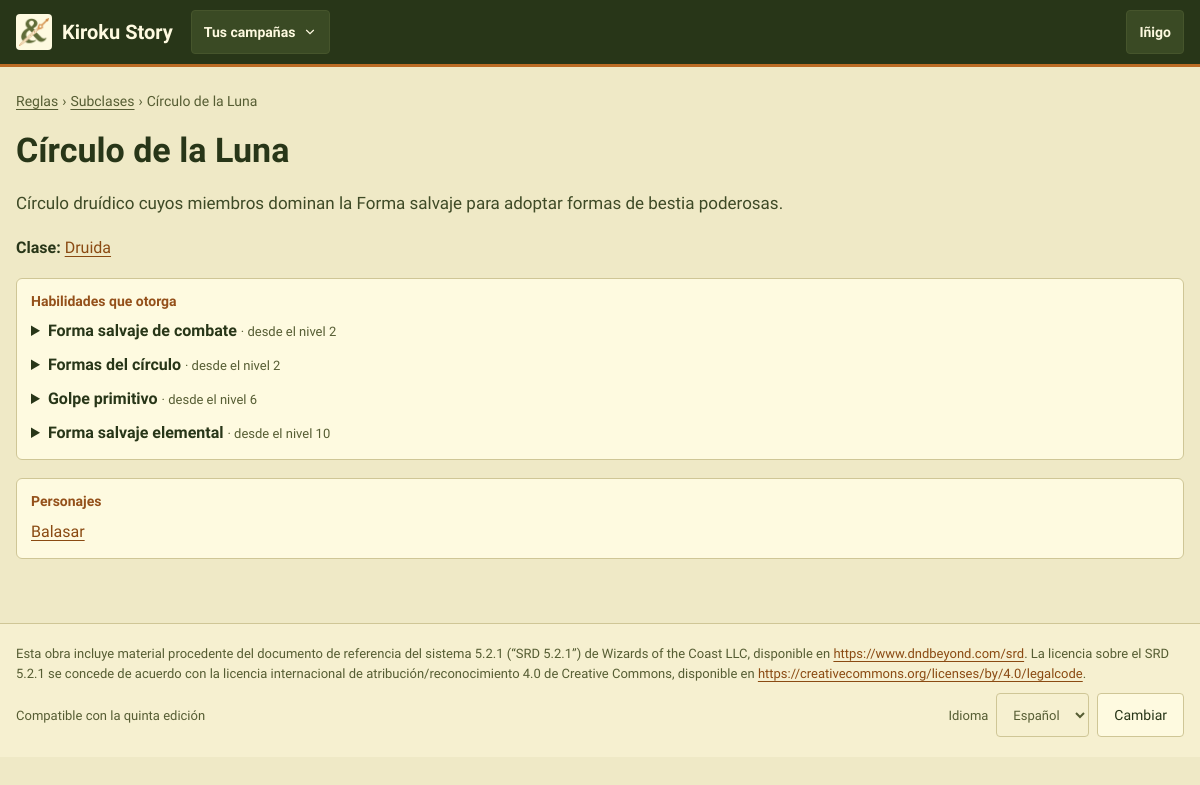
The page /reglas/subclases/14/ (signed in) on the database its author committed.
### CampaignManager/models.py (models this page shows, shortened)
class User(AbstractUser):
    class SheetView(models.TextChoices):
        WEB = "web", "Vista web"
        FICHA = "ficha", "Vista ficha"
    sheet_view = models.CharField(max_length=5, choices=SheetView.choices, default=SheetView.WEB)

class Subclass(models.Model):
    name = models.CharField(max_length=100)
    description = models.TextField(blank=True)
    char_class = models.ForeignKey("CharacterClass", on_delete=models.CASCADE, related_name="subclasses")
    abilities = models.ManyToManyField("Ability", through="SubclassAbility")
    class Meta:
        verbose_name_plural = "subclasses"

class CharacterClass(models.Model):
    class Magic(models.TextChoices):
        COMPLETA = "completa", "Lanzador completo"
        MEDIA = "media", "Medio lanzador"
        PACTO = "pacto", "Magia de pacto"
        NINGUNA = "ninguna", "Sin magia"
    name = models.CharField(max_length=100)
    primary_ability = models.CharField(max_length=50)
    description = models.TextField(blank=True)
    magic = models.CharField(max_length=10, choices=Magic.choices, default=Magic.NINGUNA,
                             help_text="Gives the character's magic points at each level")
    bespoke = models.BooleanField(default=False, help_text="Made by a master for a character: players do not see it in the catalog lists")
    abilities = models.ManyToManyField("Ability", through="ClassAbility")
    spells = models.ManyToManyField("Spell", blank=True)
    class Meta:
        verbose_name_plural = "character classes"

class SubclassAbility(models.Model):
    subclass = models.ForeignKey("Subclass", on_delete=models.CASCADE)
    ability = models.ForeignKey("Ability", on_delete=models.CASCADE)
    level_required = models.IntegerField(default=1)
    class Meta:
        verbose_name_plural = "subclass abilities"
        constraints = [
            models.UniqueConstraint(fields=["subclass", "ability"], name="unique_subclass_ability"),
        ]

class Ability(models.Model):
    name = models.CharField(max_length=100)
    unique = models.BooleanField(
        default=False,
        help_text="If true, only one character per campaign can have it",
    )
    description = models.TextField(blank=True)
    feat = models.BooleanField(default=False, help_text="A feat: chosen when levelling up at levels 4, 8, 12, 16 and 20")
    feat_min_level = models.PositiveSmallIntegerField(
        default=rules.FEAT_LEVELS[0],
        validators=[MinValueValidator(1), MaxValueValidator(rules.MAX_LEVEL)],
        help_text="Only for feats: the lowest level at which it can be chosen (e.g. 19 for epic boons, so from level 20)",
    )
    effects = models.ManyToManyField("Effect", blank=True)
    class Meta:
        verbose_name_plural = "abilities"

class Character(models.Model):
    class Status(models.TextChoices):
        PENDIENTE = "pendiente", "Pendiente"
        APROBADO = "aprobado", "Aprobado"
    name = models.CharField(max_length=100)
    xp = models.IntegerField(default=0)
    level = models.PositiveSmallIntegerField(
        default=1,
        validators=[MinValueValidator(1), MaxValueValidator(rules.MAX_LEVEL)],
        help_text="Level reached. It can be behind the XP until the player levels up",
    )
    hp = models.IntegerField(help_text="Maximum hit points")
    temp_hp = models.IntegerField(help_text="Current hit points")
    ac = models.IntegerField(help_text="Armor class")
    temp_ap = models.IntegerField(default=0, help_text="Current armor points")
    inspiration = models.IntegerField(default=0)
    strength = models.IntegerField()
    dexterity = models.IntegerField()
    constitution = models.IntegerField()
    intelligence = models.IntegerField()
    wisdom = models.IntegerField()
    charisma = models.IntegerField()
    portrait = models.ImageField(upload_to="retratos/", blank=True)
    background = models.TextField(blank=True)
    notes = models.TextField(blank=True, help_text="The player's own notes")
    status = models.CharField(max_length=10, choices=Status.choices, default=Status.APROBADO)
    dead = models.BooleanField(default=False)
    knocked_down_in = models.ForeignKey(
        "Encounter", on_delete=models.SET_NULL, null=True, blank=True, related_name="+",
        help_text="The fight in which the character was last knocked down",
    )
    magic_points = models.PositiveIntegerField(default=0)
    magic_points_bonus = models.IntegerField(
        default=0, help_text="The master's adjustment to the magic points the class gives at this level (can be negative)")
    player = models.ForeignKey(User, on_delete=models.SET_NULL, null=True, blank=True)
    char_class = models.ForeignKey("CharacterClass", on_delete=models.PROTECT)
    subclass = models.ForeignKey("Subclass", on_delete=models.PROTECT, null=True, blank=True)
    race = models.ForeignKey("Race", on_delete=models.PROTECT)
    subrace = models.ForeignKey("Subrace", on_delete=models.PROTECT, null=True, blank=True)
    campaigns = models.ManyToManyField("Campaign", blank=True, related_name="characters")
    is_npc = models.BooleanField(default=False)
    template = models.ForeignKey(
        "self",
        on_delete=models.CASCADE,
        null=True,
        blank=True,
        related_name="copies",
        limit_choices_to={"is_npc": True, "template__isnull": True},
        help_text="Only for NPC copies: the NPC template this character was made from",
    )
    abilities = models.ManyToManyField("Ability", through="CharacterAbility", blank=True)
    spells = models.ManyToManyField("Spell", blank=True)
    items = models.ManyToManyField("Item", through="Inventory")
    effects = models.ManyToManyField("Effect", through="ActiveEffect")
    class Meta:
        ordering = ["name"]
        indexes = [models.Index(fields=["is_npc", "status"])]
        constraints = [
            models.CheckConstraint(
                condition=models.Q(template__isnull=True) | models.Q(is_npc=True),
                name="template_only_for_npcs",
                violation_error_message="Only NPCs can have a template.",
            ),
            models.CheckConstraint(
                condition=models.Q(level__gte=1, level__lte=rules.MAX_LEVEL),
                name="level_from_1_to_max",
            ),
        ]

### CampaignManager/views.py (the view)
# urls.py: path("reglas/subclases/<int:pk>/", views.SubclassDetailView.as_view(), name="subclass_detail"),
class SubclassDetailView(CatalogDetailView):
    model = Subclass
    context_object_name = "subclass"
    template_name = "subclass_detail.html"
    character_filter = "subclass"

### CampaignManager/context_processors.py (called while the page is built, shortened)
def campaign_nav(request):
    user = getattr(request, "user", None)
    if user is None or not user.is_authenticated:
        return {}
    campaigns = list(user_campaigns(user).prefetch_related("masters"))
    match = getattr(request, "resolver_match", None)
    campaign_id = match.kwargs.get("campaign_id") if match else None
    current = next((c for c in campaigns if c.pk == campaign_id), None)
    context = {"nav_campaigns": [
        {"campaign": c, "is_master": user in c.masters.all(), "status": _(STATUS_TEXT[c.status])} for c in campaigns
    ]}
    if current is None:
        return context

### CampaignManager/permissions.py (called while the page is built)
def user_campaigns(user):
    if not user.is_authenticated:
        return Campaign.objects.none()
    return Campaign.objects.filter(Q(masters=user) | Q(players=user)).distinct()

def visible_characters(user):
    if not user.is_authenticated:
        return Character.objects.none()
    visible = (Q(campaigns__masters=user)
               | Q(campaigns__players=user, is_npc=False, status=Character.Status.APROBADO)
               | Q(player=user))
    if user.dm_campaigns.exists():
        visible |= Q(is_npc=True, template__isnull=True, campaigns__isnull=True)
    return Character.objects.filter(visible).distinct()

### CampaignManager/templatetags/mesa.py (called while the page is built)
@register.simple_tag
def asset(path):
    url = static(path)
    found = finders.find(path)
    return f"{url}?v={int(os.path.getmtime(found))}" if found else url

### CampaignManager/views.py (called while the page is built)
    def get_context_data(self, **kwargs):
        context = super().get_context_data(**kwargs)
        if self.character_filter:
            context["characters"] = visible_characters(self.request.user).filter(
                **{self.character_filter: self.object}).order_by("name")
        return context

### CampaignManager/templates/subclass_detail.html (shortened to what this page needs)
{% extends "base.html" %}
{% load i18n %}
{% block content %}
<section class="pila" aria-labelledby="h-reglas">
    <nav class="migas" aria-label="{% translate 'Ruta' %}"><a href="{% url 'index' %}">{% translate "Reglas" %}</a> <span aria-hidden="true">›</span> <a href="{% url 'subclass_list' %}">{% translate "Subclases" %}</a> <span aria-hidden="true">›</span> <span>{{ subclass.name }}</span></nav>
    <h1 id="h-reglas">{{ subclass.name }}</h1>
    {% if subclass.description %}<div class="lectura-p">{{ subclass.description|linebreaks }}</div>{% endif %}
    <p><b>{% translate "Clase" %}:</b> <a href="{% url 'character_class_detail' subclass.char_class_id %}">{{ subclass.char_class.name }}</a></p>
    <div class="tarjeta compacta">
        <h2 class="rotulo">{% translate "Habilidades que otorga" %}</h2>
        {% for row in subclass.subclassability_set.all %}
        <details><summary><b>{{ row.ability.name }}</b> <span class="pequeno atenuado">· {% translate "desde el nivel" %} {{ row.level_required }}</span></summary></details>
        {% empty %}<p class="atenuado">{% translate "Esta subclase no otorga habilidades." %}</p>{% endfor %}
    </div>
    <div class="tarjeta compacta">
        <h2 class="rotulo">{% translate "Personajes" %}</h2>
        <ul class="lista-limpia" style="gap:4px">
            {% for character in characters %}<li><a href="{% url 'character_detail' character.pk %}">{{ character.name }}</a>{% if character.is_npc %} <span class="pastilla">{% translate "PNJ" %}</span>{% endif %}</li>
            {% empty %}<li class="atenuado">{% translate "No hay personajes de esta subclase que puedas ver." %}</li>{% endfor %}
        </ul>
    </div>
</section>
{% endblock %}

### CampaignManager/templates/base.html (shortened to what this page needs)
{% load static i18n mesa %}<!DOCTYPE html>
{% get_current_language as LANGUAGE_CODE %}
<html lang="{{ LANGUAGE_CODE }}">
<head>
    <link rel="stylesheet" href="{% asset 'css/mesa.css' %}">
</head>
<body>
<header class="cabecera">
    <div class="cabecera-inner">
        <a class="marca" href="{% url 'start' %}">
            <img src="{% asset 'img/logo-small.png' %}" alt="" width="36" height="36">
            <span>Kiroku Story</span>
        </a>
        {% if user.is_authenticated and nav_campaigns %}
        <details class="desplegable">
            <summary aria-label="{% translate 'Cambiar de campaña' %}">{% if nav_campaign %}{{ nav_campaign.name }}{% else %}{% translate "Tus campañas" %}{% endif %}
                <svg width="14" height="14" viewBox="0 0 24 24" fill="none" stroke="currentColor" stroke-width="2" stroke-linecap="round" aria-hidden="true"><path d="M6 9l6 6 6-6"></path></svg></summary>
        </details>
        {% endif %}
        {% if user.is_authenticated %}
        <details class="desplegable">
            <summary>{{ user.get_short_name|default:user.username }}</summary>
        </details>
        {% endif %}
    </div>
</header>
<main id="principal" class="contenido">
    {% block content %}{% endblock %}
</main>
<footer class="pie">
    <div class="pie-inner">
        <p lang="es">Esta obra incluye material procedente del documento de referencia del sistema 5.2.1 (“SRD 5.2.1”) de Wizards of the Coast LLC, disponible en <a href="https://www.dndbeyond.com/srd">https://www.dndbeyond.com/srd</a>. La licencia sobre el SRD 5.2.1 se concede de acuerdo con la licencia internacional de atribución/reconocimiento 4.0 de Creative Commons, disponible en <a href="https://creativecommons.org/licenses/by/4.0/legalcode">https://creativecommons.org/licenses/by/4.0/legalcode</a>.</p>
        <div class="fila-s" style="justify-content:space-between">
            <span>{% translate "Compatible con la quinta edición" %}</span>
            <form action="{% url 'set_language' %}" method="post" class="fila-s">
                <label for="idioma">{% translate "Idioma" %}</label>
                <select id="idioma" name="language" class="entrada" style="width:auto">
                    {% get_available_languages as LANGUAGES %}
                    {% for code, name in LANGUAGES %}<option value="{{ code }}" {% if code == LANGUAGE_CODE %}selected{% endif %}>{{ name }}</option>{% endfor %}
                </select>
                <button type="submit" class="btn">{% translate "Cambiar" %}</button>
            </form>
        </div>
    </div>
</footer>
</body>
</html>

### CampaignManager/static/css/mesa.css (style rules this page uses)
:root { --bg:#EFE9C6; --surface:#FEFAE0; --surface2:#F6F0D0; --line:#CFC696; --text:#283618; --text2:#3E4A26; --muted:#565D33; --accent:#606C38; --on-accent:#FEFAE0; --link:#8A4A12; --label:#94501A; --copper:#BC6C25; --ochre:#DDA15E; --accent-soft:#E8E6C2; --accent-soft-text:#3A4520; --hp:#A3561C; --ap:#606C38; --magic:#6A4A62; --track:#E2DAB0; --ok-bg:#E2E6C0; --ok-text:#3E4A1E; --warn-bg:#F6E2BC; --warn-text:#6E4410; --danger-bg:#F2D6C0; --danger-text:#8A3A10; --neutral-bg:#ECE6C4; --neutral-text:#3E4A26; --secret-bg:#E9E0DC; --secret-text:#5C3F54; --info-bg:#DDE3CF; --info-text:#33482E; --teal-bg:#D9E3CC; --teal-text:#2F5233; --r-card:6px; --r-ctl:4px; --font:'Cardo', Georgia, serif; --tap:44px; }
*,*::before,*::after { box-sizing:border-box }
html { -webkit-text-size-adjust:100% }
body { margin:0;background:var(--bg);color:var(--text);font-family:var(--font);font-size:16px;line-height:1.5 }
img { max-width:100% }
a { color:var(--link);text-underline-offset:3px }
h1,h2,h3,h4 { font-family:var(--font);font-weight:700;line-height:1.2;margin:0 }
h1 { font-size:34px }
h2 { font-size:24px }
p { margin:0 }
ul,ol { margin:0;padding:0 }
button,input,select,textarea { font:inherit;color:inherit }
button { cursor:pointer }
::placeholder { color:var(--muted);opacity:1 }
.cabecera { background:#283618;color:#FEFAE0;border-bottom:3px solid #BC6C25 }
.cabecera a { color:#FEFAE0 }
.cabecera-inner { max-width:1240px;margin:0 auto;padding:0 16px;display:flex;flex-wrap:wrap;align-items:center;gap:6px 18px;min-height:64px }
.marca { display:flex;align-items:center;gap:10px;font-weight:700;font-size:20px;text-decoration:none;min-height:var(--tap) }
.marca img { flex:none;width:36px;height:36px;padding:3px;border-radius:var(--r-ctl);background:var(--surface);object-fit:contain }
.desplegable { position:relative }
.desplegable>summary { list-style:none;min-height:var(--tap);padding:0 12px;border-radius:var(--r-ctl);border:1px solid #46552C;background:#3A4A24;display:flex;align-items:center;gap:8px;font-size:14px;font-weight:700;cursor:pointer }
.contenido { max-width:1240px;margin:0 auto;padding:24px 16px 64px }
.pila { display:flex;flex-direction:column;gap:18px }
.fila-s { display:flex;flex-wrap:wrap;gap:8px;align-items:center }
.tarjeta { background:var(--surface);border:1px solid var(--line);border-radius:var(--r-card);padding:18px 20px;display:flex;flex-direction:column;gap:10px }
.tarjeta.compacta { padding:14px }
.rotulo { font-size:14px;font-weight:700;color:var(--label);margin:0 }
.atenuado { color:var(--muted) }
.pequeno { font-size:13px }
.lectura-p p { font-size:17px;line-height:1.7;color:var(--text2) }
.lista-limpia { list-style:none;padding:0;margin:0;display:flex;flex-direction:column;gap:10px }
.btn { min-height:var(--tap);padding:0 16px;border-radius:var(--r-ctl);border:1px solid var(--line);background:var(--surface);color:var(--text);font-size:14px;display:inline-flex;align-items:center;justify-content:center;gap:8px;text-decoration:none;line-height:1.2 }
.entrada,.campo input:not([type=checkbox]):not([type=radio]):not([type=file]),.campo select,.campo textarea { min-height:var(--tap);padding:0 12px;border-radius:var(--r-ctl);border:1px solid var(--line);background:var(--surface2);width:100% }
.migas { display:flex;flex-wrap:wrap;align-items:center;gap:4px;font-size:14px;color:var(--muted) }
.migas a { color:var(--muted) }
.pie { border-top:1px solid var(--line);background:var(--surface2) }
.pie-inner { max-width:1240px;margin:0 auto;padding:20px 16px;display:flex;flex-direction:column;gap:10px;font-size:13px;color:var(--muted) }
.pie a { color:var(--link) }

### rows shown on the page
User: get_short_name "Iñigo"
Subclass: name "Círculo de la Luna", description "Círculo druídico cuyos miembros dominan la Forma salvaje para adoptar formas de bestia poderosas.", char_class.name "Druida"
SubclassAbility: ability.name "Forma salvaje de combate", level_required "2"
SubclassAbility: ability.name "Formas del círculo", level_required "2"
SubclassAbility: ability.name "Golpe primitivo", level_required "6"
SubclassAbility: ability.name "Forma salvaje elemental", level_required "10"
Character: name "Balasar"

### other values the page prints
form field language "Español"
